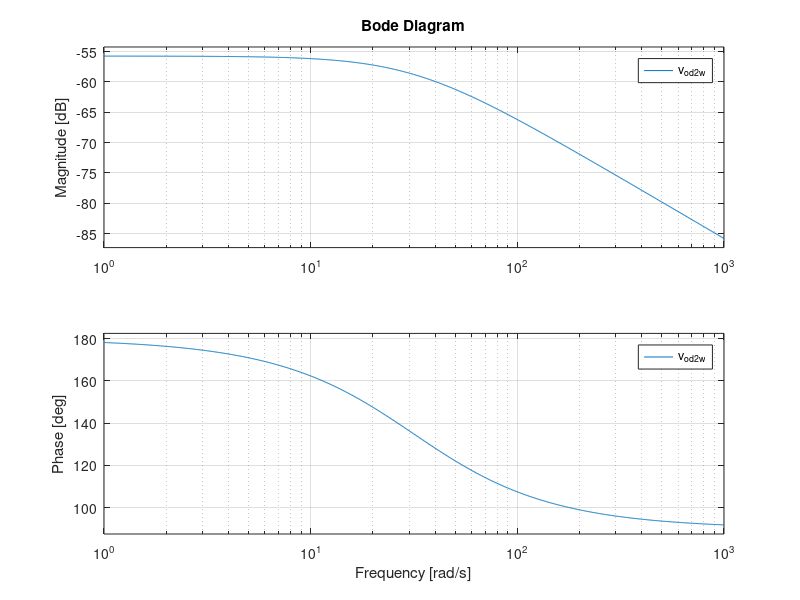

Recreate this plot in MATLAB.
clc;close;clear;

activate_statu = 0.5;

T_s = 100e-6;
S_b = 5e6;
P_b = S_b;
Q_b = 0.4*S_b;
V_b = 690;
I_b=S_b/(sqrt(3)*V_b);

f_b = 50;
w_b = f_b*2*pi;


Z_b = V_b^2/S_b;
C_b = 1/(Z_b*w_b);
L_b = Z_b/w_b;

V_m = sqrt(2/3)*V_b;
V_dc = 3*V_m;



%% LCL Filter
I_max = (P_b*sqrt(2))/(3*V_b);
delta_IL_max = (0.1)*I_max;
f_sw = 5e3;


L_f = V_dc/(24*f_sw*delta_IL_max); %LCL filter first Inductor

C_f = (0.066*C_b);                  %LCL filter Capacitor

L_g = 1*L_f; % LCL Filter second inductor

L_f1 = 1.35e-3;
L_g1 = 0.35e-3;
C_f1 = 50e-6;

w_res = sqrt((L_f+L_g)/(L_f*L_g*C_f));
w_res2 = sqrt((L_f1+L_g1)/(L_f1*L_g1*C_f1));
f_res = w_res/(2*pi);
f_res2 = w_res2/(2*pi);

R_f = 0.005*Z_b;
R_g = 0.005*Z_b;
R_d = 0.2;

%% Droop
% mp = ((1.04*w_b)-(0.96*w_b))/S_b;

mp = 0.01*50*2*pi/(S_b); % 0.1 Hz/MW

w_c = 0.1*w_b;

% nq = ((1.2*V_m)-(0.8*V_m))/S_b;

nq = 2*V_m/(S_b); %  kV/MVar

%% VSM
m_p=(2*pi*0.5)/(S_b);
% synchronverter control
D_p=(1/(m_p*w_b));
tau_f=0.02;
J=D_p*tau_f;
% AC voltage control--------------------------------
% ki_v_ac=8*5.2500e-04;
% ki_v_ac=0.01;
% kp_v_ac=0.001;
%% PI
ti = 0.3e-3;
tiv = 20*ti;
z_damp = 0.707;

w_nc = 2*f_sw/10;

z = 224;
wmc = sqrt(z*ti^-1);
% 
% Kpc = 10*(2*z_damp*L_f*(w_nc/w_b)-R_f);
% Kic = Kpc*w_nc/(2*z_damp-(R_f*w_b)/(L_f*w_nc));

% Kpc = L_f/ti;
% Kic = R_f/ti;

Kpc = L_f/ti;
Kic = R_f/ti;
% Kpv = C_f*w_res;
Kiv = R_f/tiv;


% w_ni = f_sw*2*pi;
% w_nv = f_sw*2*pi/20;
% 
% Kpc = 2*z_damp*w_ni*L_f-(R_f);
% Kic = L_f*w_ni^2;
% 
% Kpv = 2*z_damp*C_f*w_nv;
% Kiv = C_f*w_nv^2;

fbv = 1/tiv;
wb = 2*pi*fbv;
% 
wcf = 2*pi*f_sw/10;
wz = wcf*0.1;


% Kpc = L_f/(ti);
% Kic = 0.1*fb*Kpc;
% Kic = R_f/(ti);
% Kic = 0.8;

zz = 135;

% zz = 0.15/(1.850*ti);
wm = sqrt(zz*fbv);
% 
Kpv = C_f*wm;
% Kiv = Kic;
% Kpv = ((w_res^2-wcf^2)*wcf)/(w_res^2*(Kpc*wcf+Kic));
% Kiv = wz*Kpv*0.1;
% Kiv = 227;
% Kiv = Kpv*wz*0.1;
% Kiv = r_Lf2/(ti);

% Kpv = C_f*w_res;
% Kiv = R_f/ti;
% 
% Kpc = L_f/ti;
% Kic = R_f/ti;
% 
% Kpv = 0.03;
% Kiv = 2.1;
% 
% Kpc = 0.62;
% Kic = 477.5;

% Kpv = 4.7;
% Kiv = 42;
% 
% Kpc = 0.86;
% Kic = 0.08;
%% Active Droop Model Validation

% Initial Conditions for frequency response analysis
I_o_d = 2600;
I_o_q = 0;
V_o_d = V_m;
V_o_q = 0;
V_bus_d = V_m;
V_bus_q = 0;
delta_phi_0 = 1.9;
% delta_phi_0 = 0;

A_P = [0    -mp     0;
       0    -w_c    0;
       0    0       -w_c];

B_P = [0    0   0   0   0   0;
       0    0   w_c*I_o_d   w_c*I_o_q   w_c*V_o_d   w_c*V_o_q;
       0    0   w_c*I_o_q   -w_c*I_o_d  -w_c*V_o_q  w_c*V_o_d];

C_P_w_v = [0    -mp     0;
           0    0       -nq;
           0    0       0];

C_P_v = [0    0       -nq;
         0    0       0];

C_P_w = [0      -mp      0];

D_P = zeros(3,6);


%Phi is the angle of the inverter reference frame seen from an arbitrary
%common reference in which differentiation of phi = -mp*P_filtered
%State space model of Power Controller
inputs_power = {'i_L_d','i_L_2','v_o_d','v_o_q','i_o_d','i_o_q'};
states_power = {'phi','P','Q'}; % P and Q is filtered (P_filtered)
outputs_power = {'w','v_o_d_ref','v_o_q_ref'};

linModel_Power = ss(A_P,B_P,C_P_w_v,D_P, 'statename', states_power, 'Inputname', inputs_power, 'outputname', outputs_power);
tfModel_Power = tf(linModel_Power);

%Open Loop Dynamics
%From input "i_L_d" 
i_L_d_2_w = tf(linModel_Power(1,1)); %to output "w ...."
i_L_d_2_v_o_d_ref = tf(linModel_Power(2,1)); %to output "v_o_d_ref ...."
i_L_d_2_v_o_q_ref = tf(linModel_Power(3,1)); %to output "v_o_q_ref ...."
%From input "i_L_q" 
i_L_q_2_w = tf(linModel_Power(1,2)); %to output "w ...."
i_L_q_2_v_o_d_ref = tf(linModel_Power(2,2)); %to output "v_o_d_ref ...."
i_L_q_2_v_o_q_ref = tf(linModel_Power(3,2)); %to output "v_o_q_ref ...."
%From input "v_o_d" 
v_o_d_2_w = tf(linModel_Power(1,3)); %to output "w ...."
v_o_d_2_v_o_d_ref = tf(linModel_Power(2,3)); %to output "v_o_d_ref ...."
v_o_d_2_v_o_q_ref = tf(linModel_Power(3,3)); %to output "v_o_q_ref ...."
%From input "v_o_q" 
v_o_q_2_w = tf(linModel_Power(1,4)); %to output "w ...."
v_o_q_2_v_o_d_ref = tf(linModel_Power(2,4)); %to output "v_o_d_ref ...."
v_o_q_2_v_o_q_ref = tf(linModel_Power(3,4)); %to output "v_o_q_ref ...."
%From input "i_o_d" 
i_o_d_2_w = tf(linModel_Power(1,5)); %to output "w ...."
i_o_d_2_v_o_d_ref = tf(linModel_Power(2,5)); %to output "v_o_d_ref ...."
i_o_d_2_v_o_q_ref = tf(linModel_Power(3,5)); %to output "v_o_q_ref ...."
%From input "i_o_q"
i_o_q_2_w = tf(linModel_Power(1,6)); %to output "w ...."
i_o_q_2_v_o_d_ref = tf(linModel_Power(2,6)); %to output "v_o_d_ref ...."
i_o_q_2_v_o_q_ref = tf(linModel_Power(3,6)); %to output "v_o_q_ref ...."

polesofv_o_d_2_w = pole(v_o_d_2_w);
zeroofv_o_d_2_w= zero(v_o_d_2_w);
pzmap(v_o_d_2_w);
damp(v_o_d_2_w);
bode(v_o_d_2_w);